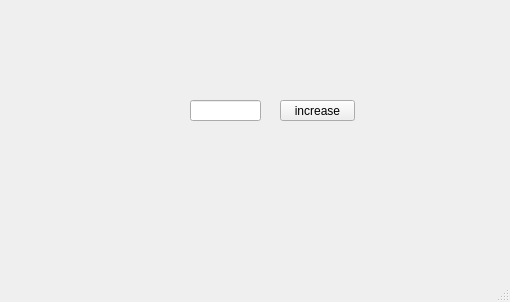
<?xml version="1.0" encoding="UTF-8"?>
<ui version="4.0">
 <class>MainWindow</class>
 <widget class="QMainWindow" name="MainWindow">
  <property name="geometry">
   <rect>
    <x>0</x>
    <y>0</y>
    <width>510</width>
    <height>302</height>
   </rect>
  </property>
  <property name="windowTitle">
   <string>MainWindow</string>
  </property>
  <widget class="QWidget" name="centralwidget">
   <widget class="QPushButton" name="btn">
    <property name="geometry">
     <rect>
      <x>280</x>
      <y>100</y>
      <width>75</width>
      <height>21</height>
     </rect>
    </property>
    <property name="text">
     <string>increase</string>
    </property>
   </widget>
   <widget class="QLineEdit" name="le">
    <property name="geometry">
     <rect>
      <x>190</x>
      <y>100</y>
      <width>71</width>
      <height>21</height>
     </rect>
    </property>
    <property name="text">
     <string/>
    </property>
   </widget>
  </widget>
  <widget class="QMenuBar" name="menubar">
   <property name="geometry">
    <rect>
     <x>0</x>
     <y>0</y>
     <width>510</width>
     <height>21</height>
    </rect>
   </property>
  </widget>
  <widget class="QStatusBar" name="statusbar"/>
 </widget>
 <resources/>
 <connections/>
</ui>
